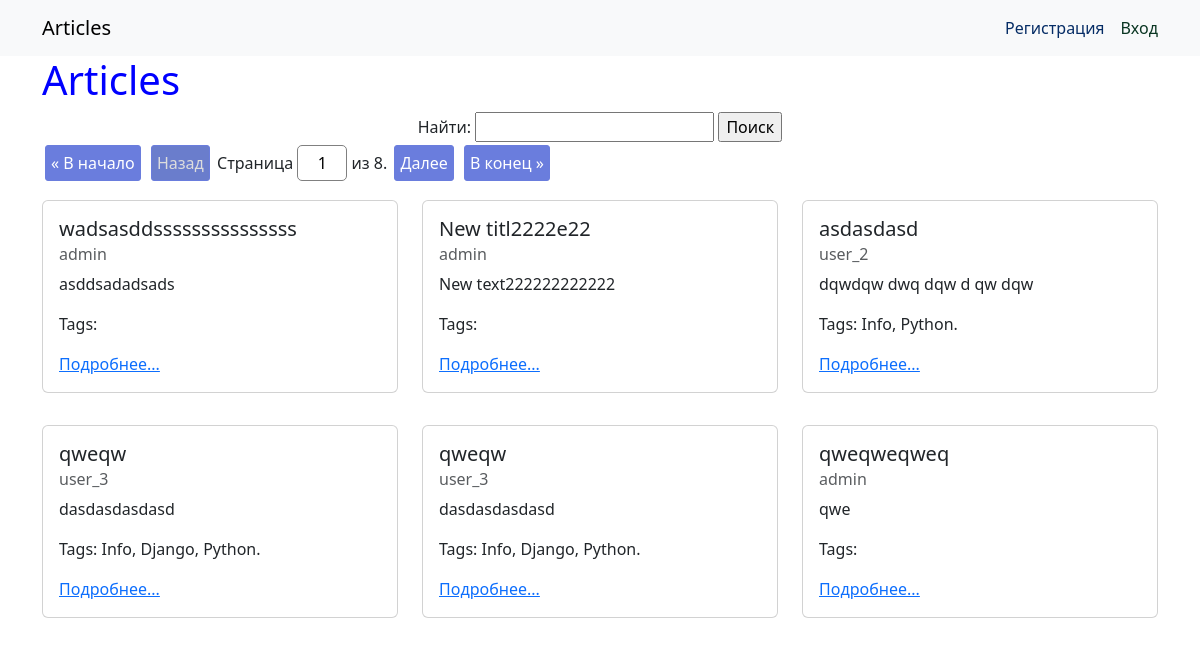
The app's page /, older data.
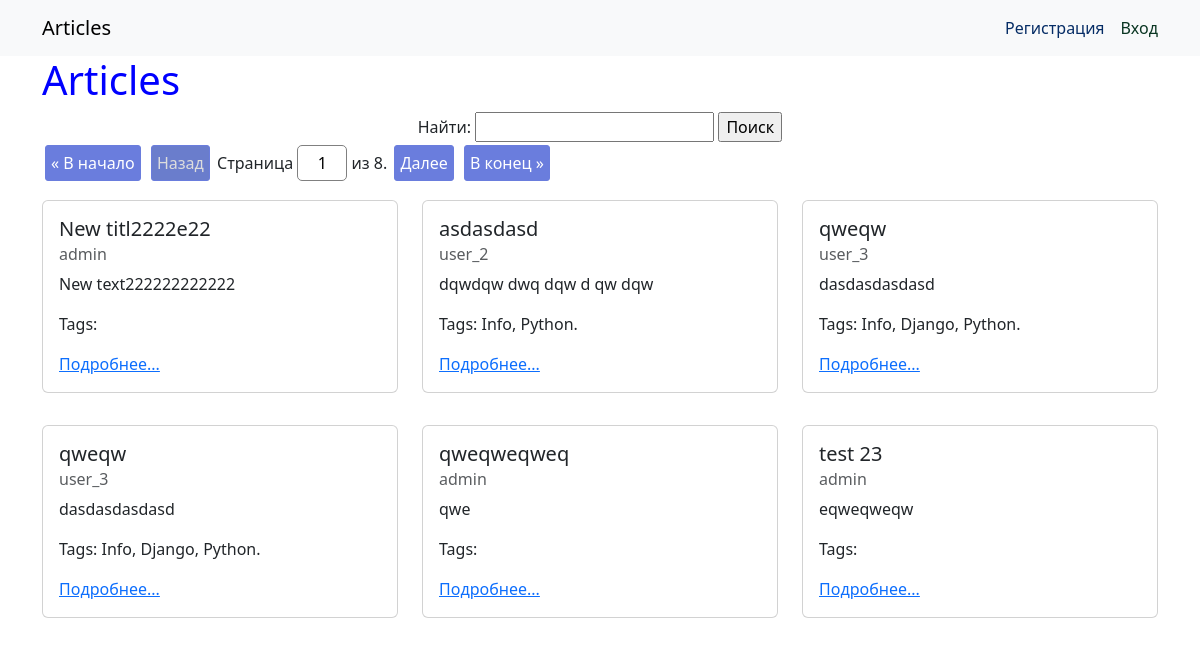
The same page, newer data.
### webapp/models.py (models this page shows, shortened)
class AbstractModel(models.Model):
    created_at = models.DateTimeField(verbose_name='Время создания', auto_now_add=True)
    updated_at = models.DateTimeField(auto_now=True, verbose_name='Время изменения')
    class Meta:
        abstract = True

class Article(AbstractModel):
    title = models.CharField(max_length=50, null=False, blank=False, validators=[MinLengthValidator(4), ],
                             verbose_name="Заголовок")
    content = models.TextField(max_length=3000, null=False, blank=False, verbose_name='Контент')
    author = models.ForeignKey(get_user_model(), default=1, related_name='articles', on_delete=models.CASCADE, verbose_name="Автор")
    tags = models.ManyToManyField('webapp.Tag', blank=True, related_name='articles', verbose_name='Теги')
    def get_absolute_url(self):
        return reverse('webapp:article_view', kwargs={'pk': self.pk})

class Tag(AbstractModel):
    name = models.CharField(max_length=31, verbose_name='Тег')

### webapp/views/article_views.py (the view)
# urls.py: path('', IndexView.as_view(), name='index'),
class IndexView(ListView):
    model = Article
    template_name = 'articles/index.html'
    context_object_name = 'articles'
    paginate_by = 6
    paginate_orphans = 3
    ordering = ('-created_at',)
    def get_search_form(self):
        return SimpleSearchForm(self.request.GET)
    def get_search_value(self):
        if self.search_form.is_valid():
            return self.search_form.cleaned_data['search']
        return None
    def dispatch(self, request, *args, **kwargs):
        print(request.user)
        self.search_form = self.get_search_form()
        self.search_value = self.get_search_value()
        return super().dispatch(request, *args, **kwargs)
    def get_queryset(self):
        queryset = super().get_queryset()
        if self.search_value:
            queryset = queryset.filter(Q(title__icontains=self.search_value) |
                                       Q(content__icontains=self.search_value))
        return queryset
    def get_context_data(self, *, object_list=None, **kwargs):
        context = super().get_context_data(object_list=object_list, **kwargs)
        context['form'] = self.search_form
        if self.search_value:
            context['query'] = urlencode({'search': self.search_value})
            context['search_value'] = self.search_value
        return context

### webapp/forms.py
class SimpleSearchForm(forms.Form):
    search = forms.CharField(max_length=100, required=False, label='Найти')

### webapp/templates/articles/index.html (shortened to what this page needs)
{% extends 'base.html' %}
{% block content %}
    <h1>Articles</h1>
    <div>
        {% include 'partial/simple_search.html' %}
    </div>
    {% include 'partial/article_list.html' %}
{% endblock %}

### webapp/templates/partial/article_list.html (shortened to what this page needs)
    {% if is_paginated %}
    	{% include 'partial/pagination.html' %}
    {% endif %}
    <div class="row row-cols-3">
        {% for article in articles %}
            <div class="col">
                <div class="card my-3">
                    <div class="card-body">
                        <h5 class="card-title">{{ article.title }}</h5>
                        <h6 class="card-subtitle mb-2 text-body-secondary">{{ article.author }}</h6>
                        <p class="card-text">{{ article.content }}</p>
                        <p class="card-text">Tags: {% for tag in article.tags.all %}
                            {{ tag.name }}{% if forloop.last %}.{% else %}, {% endif %}
                        {% endfor %}
                        </p>
                        <a href="{{ article.get_absolute_url }}" class="card-link">Подробнее...</a>
                    </div>
                </div>
            </div>
            {% empty %}
            <p>Нет статей</p>
        {% endfor %}
    </div>

Row changes from the older to the newer data that the page shows:
removed Article: title "wadsasddsssssssssssssss", author "admin", content "asddsadadsads"
now on this page (row unchanged): Article: title "test 23", author "admin", content "eqweqweqw"
